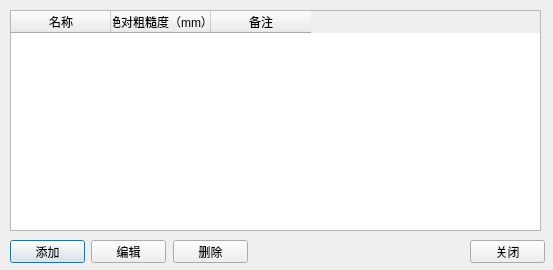
<?xml version="1.0" encoding="UTF-8"?>
<ui version="4.0">
 <class>PipeTypeManagerDialog</class>
 <widget class="QDialog" name="PipeTypeManagerDialog">
  <property name="geometry">
   <rect>
    <x>0</x>
    <y>0</y>
    <width>553</width>
    <height>270</height>
   </rect>
  </property>
  <property name="windowTitle">
   <string>Dialog</string>
  </property>
  <widget class="QTableWidget" name="tableWidget">
   <property name="geometry">
    <rect>
     <x>10</x>
     <y>10</y>
     <width>531</width>
     <height>221</height>
    </rect>
   </property>
   <attribute name="horizontalHeaderMinimumSectionSize">
    <number>24</number>
   </attribute>
   <column>
    <property name="text">
     <string>名称</string>
    </property>
   </column>
   <column>
    <property name="text">
     <string>绝对粗糙度（mm）</string>
    </property>
   </column>
   <column>
    <property name="text">
     <string>备注</string>
    </property>
   </column>
  </widget>
  <widget class="QPushButton" name="addButton">
   <property name="geometry">
    <rect>
     <x>10</x>
     <y>240</y>
     <width>75</width>
     <height>23</height>
    </rect>
   </property>
   <property name="text">
    <string>添加</string>
   </property>
  </widget>
  <widget class="QPushButton" name="editButton">
   <property name="geometry">
    <rect>
     <x>91</x>
     <y>240</y>
     <width>75</width>
     <height>23</height>
    </rect>
   </property>
   <property name="text">
    <string>编辑</string>
   </property>
  </widget>
  <widget class="QPushButton" name="deleteButton">
   <property name="geometry">
    <rect>
     <x>173</x>
     <y>240</y>
     <width>75</width>
     <height>23</height>
    </rect>
   </property>
   <property name="text">
    <string>删除</string>
   </property>
  </widget>
  <widget class="QPushButton" name="closeButton">
   <property name="geometry">
    <rect>
     <x>470</x>
     <y>240</y>
     <width>75</width>
     <height>23</height>
    </rect>
   </property>
   <property name="text">
    <string>关闭</string>
   </property>
  </widget>
 </widget>
 <resources/>
 <connections/>
</ui>
